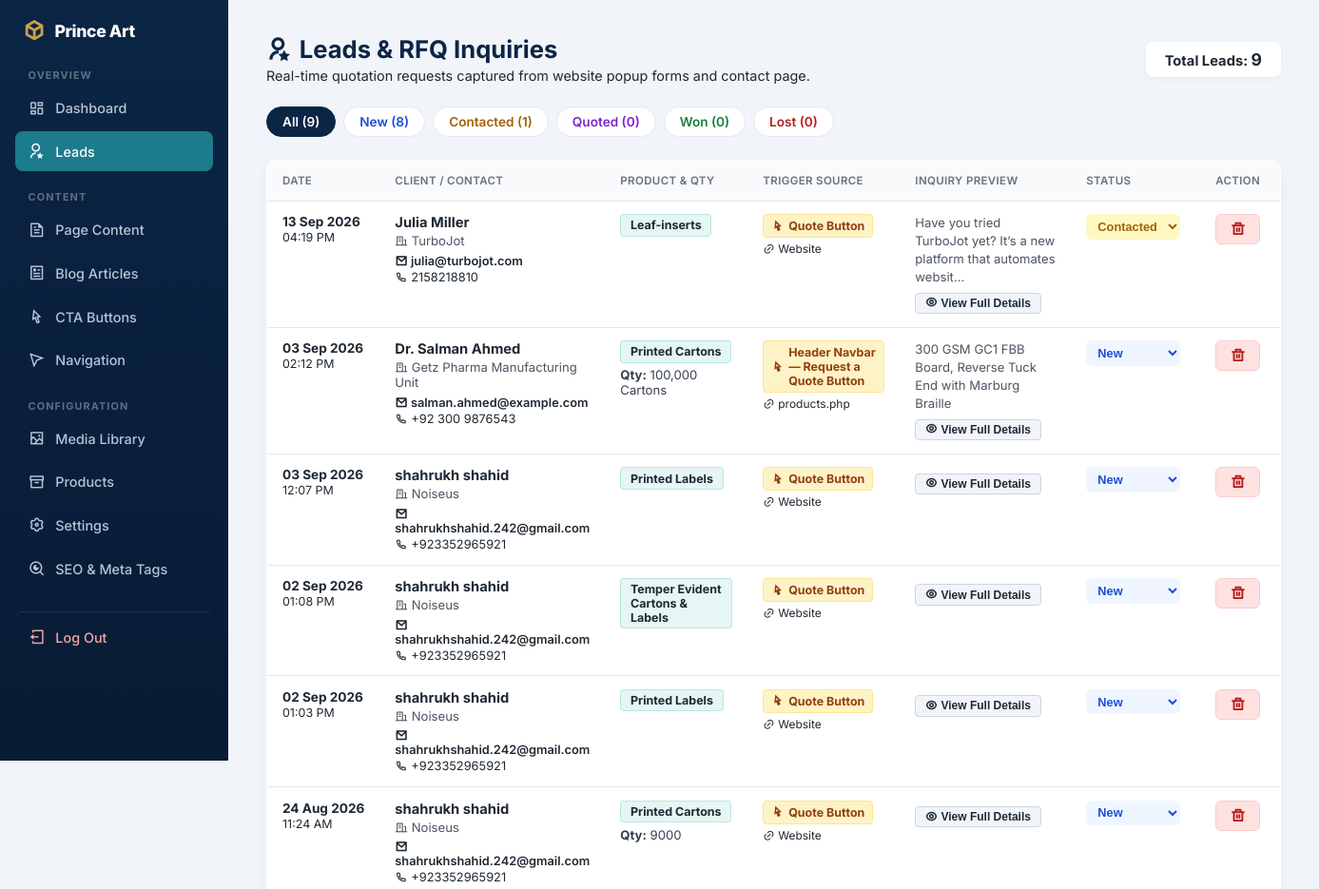
Page /admin/leads.php (signed in, upper part) on the earlier database version.
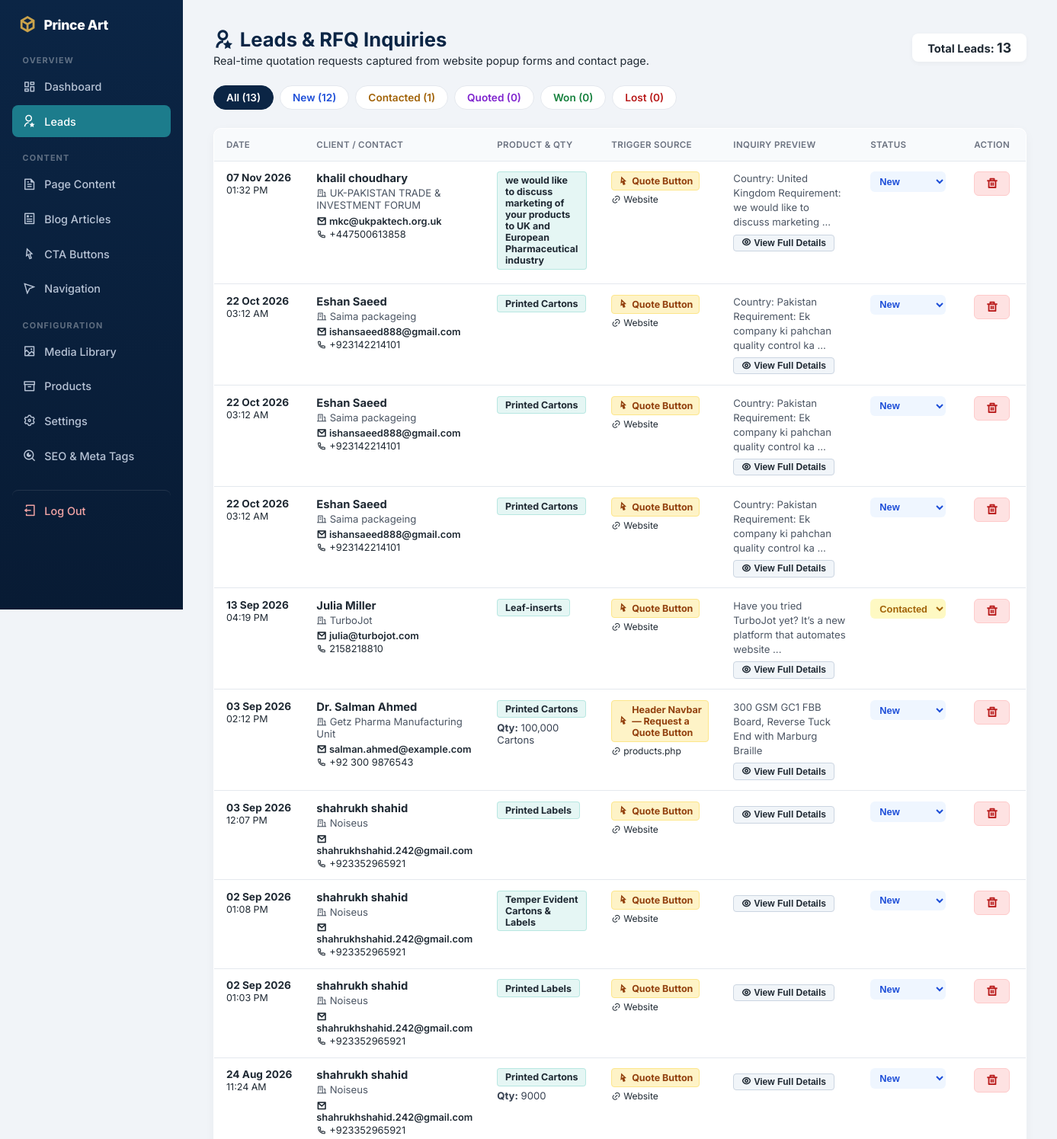
Same page on the later database version.
### tables this page shows
CREATE TABLE `leads` (
  `id` int(11) NOT NULL,
  `name` varchar(150) NOT NULL,
  `company` varchar(150) DEFAULT NULL,
  `email` varchar(150) NOT NULL,
  `phone` varchar(50) DEFAULT NULL,
  `product_type` varchar(150) DEFAULT NULL,
  `quantity` varchar(100) DEFAULT NULL,
  `specifications` text DEFAULT NULL,
  `message` text DEFAULT NULL,
  `source_button` varchar(255) DEFAULT NULL,
  `source_page` varchar(255) DEFAULT NULL,
  `ip_address` varchar(45) DEFAULT NULL,
  `user_agent` varchar(255) DEFAULT NULL,
  `status` enum('new','contacted','quoted','won','lost') NOT NULL DEFAULT 'new',
  `created_at` timestamp NOT NULL DEFAULT current_timestamp()
);

### includes/functions.php (called while the page is built, shortened)
<?php
function clean_mojibake(?string $str): string {
    if ($str === null || $str === '') return '';
    static $mojibakeMap = [
        "\xce\x93\xc3\x87\xc3\xb3" => '•',
        "\xce\x93\xc3\x87\xc3\xb4" => '–',
        "\xce\x93\xc3\x87\xc3\xb6" => '—',
        "\xce\x93\xc3\xa4\xc3\xb3" => '™',
        "\xce\x93\xc3\x87\xc3\x96" => '’',
        "\xce\x93\xc3\x87\xc2\xa3" => '“',
        "\xce\x93\xc3\x87\xc2\xa5" => '”',
        "\xc2\xba\xc2\xb0"         => '°',
        'ΓÇó' => '•',
        'ΓÇô' => '–',
        'ΓÇö' => '—',
        'Γäó' => '™',
        'ΓÇÖ' => '’',
        'ΓÇ£' => '“',
        'ΓÇ¥' => '”',
        '┬░'  => '°',
        'гÇó' => '•',
        'гÇô' => '–',
        'гÇö' => '—',
        'гäó' => '™',
        'гÇÖ' => '’',
    ];
    return str_replace(array_keys($mojibakeMap), array_values($mojibakeMap), $str);
}
function h(?string $value): string {
    return htmlspecialchars(clean_mojibake($value), ENT_QUOTES, 'UTF-8');
}

### admin/leads.php (the view, shortened to what the rows shown need)
<?php
require __DIR__ . '/includes/layout_top.php';
$pdo = get_db();
$filter = $_GET['status'] ?? '';
$statusCounts = [];
foreach (['all' => '', 'new' => 'new', 'contacted' => 'contacted', 'quoted' => 'quoted', 'won' => 'won', 'lost' => 'lost'] as $key => $val) {
    if ($val === '') {
        $statusCounts[$key] = (int)$pdo->query("SELECT COUNT(*) FROM leads")->fetchColumn();
    } else {
        $stmt = $pdo->prepare("SELECT COUNT(*) FROM leads WHERE status = ?");
        $stmt->execute([$val]);
        $statusCounts[$key] = (int)$stmt->fetchColumn();
    }
}
if ($filter && in_array($filter, ['new','contacted','quoted','won','lost'], true)) {
    $stmt = $pdo->prepare("SELECT * FROM leads WHERE status = ? ORDER BY created_at DESC");
    $stmt->execute([$filter]);
} else {
    $stmt = $pdo->query("SELECT * FROM leads ORDER BY created_at DESC");
}
$leads = $stmt->fetchAll();
?>
<div style="display: flex; align-items: center; justify-content: space-between; flex-wrap: wrap; gap: 1rem; margin-bottom: 1.5rem;">
    <div>
        <h1 style="margin: 0 0 0.25rem 0;"><i class="ri-user-star-line text-teal"></i> Leads &amp; RFQ Inquiries</h1>
    </div>
</div>
<div style="background: #ffffff; border: 1px solid var(--border-color); border-radius: 10px; overflow: hidden; box-shadow: 0 4px 14px rgba(0,0,0,0.04);">
    <div style="overflow-x: auto;">
        <table class="data-table" style="width: 100%; border-collapse: collapse; margin: 0; font-size: 0.88rem;">
            <thead>
                <tr style="background: #f8fafc; border-bottom: 2px solid var(--border-color);">
                    <th style="padding: 0.85rem 1rem; width: 110px; white-space: nowrap;">Date</th>
                    <th style="padding: 0.85rem 1rem; min-width: 180px;">Client / Contact</th>
                    <th style="padding: 0.85rem 1rem; min-width: 150px;">Product &amp; Qty</th>
                    <th style="padding: 0.85rem 1rem; min-width: 160px;">Trigger Source</th>
                    <th style="padding: 0.85rem 1rem; min-width: 180px;">Inquiry Preview</th>
                    <th style="padding: 0.85rem 1rem; width: 130px;">Status</th>
                    <th style="padding: 0.85rem 1rem; width: 100px; text-align: center;">Action</th>
                </tr>
            </thead>
            <tbody>
            <?php foreach ($leads as $lead): ?>
                <?php
                    $leadDataJson = htmlspecialchars(json_encode([
                        'id' => (int)$lead['id'],
                        'name' => $lead['name'] ?? '',
                        'company' => $lead['company'] ?? '',
                        'email' => $lead['email'] ?? '',
                        'phone' => $lead['phone'] ?? '',
                        'product_type' => $lead['product_type'] ?? 'General RFQ',
                        'quantity' => $lead['quantity'] ?? '',
                        'specifications' => $lead['specifications'] ?? '',
                        'message' => $lead['message'] ?? '',
                        'source_button' => $lead['source_button'] ?? 'Request a Quote Button',
                        'source_page' => $lead['source_page'] ?? 'Website',
                        'ip_address' => $lead['ip_address'] ?? '—',
                        'status' => $lead['status'] ?? 'new',
                        'created_at' => date('d M Y, h:i A', strtotime($lead['created_at']))
                    ]), ENT_QUOTES, 'UTF-8');
                ?>
                <tr style="border-bottom: 1px solid var(--border-color); vertical-align: top;">
                    <td style="padding: 0.85rem 1rem; white-space: nowrap;">
                        <strong style="color: var(--navy-dark); font-size: 0.85rem;"><?= h(date('d M Y', strtotime($lead['created_at']))) ?></strong><br>
                        <span style="color: var(--text-muted); font-size: 0.78rem;"><?= h(date('h:i A', strtotime($lead['created_at']))) ?></span>
                    </td>
                    <td style="padding: 0.85rem 1rem;">
                        <strong style="color: var(--navy-dark); font-size: 0.92rem;"><?= h($lead['name']) ?></strong>
                        <?php if (!empty($lead['company'])): ?>
                            <div style="font-size: 0.82rem; color: #4b5563; margin-top: 2px;"><i class="ri-building-line text-muted"></i> <?= h($lead['company']) ?></div>
                        <?php endif; ?>
                        <div style="margin-top: 0.35rem; font-size: 0.8rem; display: flex; flex-direction: column; gap: 2px;">
                            <a href="mailto:<?= h($lead['email']) ?>" style="color: var(--teal-primary); text-decoration: none; font-weight: 600;"><i class="ri-mail-line"></i> <?= h($lead['email']) ?></a>
                            <?php if (!empty($lead['phone'])): ?>
                                <a href="tel:<?= h($lead['phone']) ?>" style="color: var(--text-muted); text-decoration: none;"><i class="ri-phone-line"></i> <?= h($lead['phone']) ?></a>
                            <?php endif; ?>
                        </div>
                    </td>
                    <td style="padding: 0.85rem 1rem;">
                        <span style="display: inline-block; background: rgba(0,168,150,0.1); color: var(--teal-primary); font-size: 0.78rem; font-weight: 700; padding: 0.2rem 0.6rem; border-radius: 4px; border: 1px solid rgba(0,168,150,0.2); margin-bottom: 0.3rem;">
                            <?= h($lead['product_type'] ?: 'General RFQ') ?>
                        </span>
                        <?php if (!empty($lead['quantity'])): ?>
                            <div style="font-size: 0.82rem; color: #374151;"><strong>Qty:</strong> <?= h($lead['quantity']) ?></div>
                        <?php endif; ?>
                    </td>
                    <td style="padding: 0.85rem 1rem;">
                        <div style="display: inline-flex; align-items: center; gap: 0.3rem; background: #fef3c7; color: #92400e; border: 1px solid #fde68a; padding: 0.25rem 0.5rem; border-radius: 4px; font-size: 0.78rem; font-weight: 700; margin-bottom: 0.25rem;">
                            <i class="ri-cursor-line"></i> <?= h($lead['source_button'] ?? 'Quote Button') ?>
                        </div>
                        <?php
                            $pageUrl = $lead['source_page'] ?? 'Website';
                            $cleanPage = basename($pageUrl);
                        ?>
                        <div style="font-size: 0.75rem; color: var(--text-muted);">
                            <i class="ri-link"></i> <?= h($cleanPage) ?>
                        </div>
                    </td>
                    <td style="padding: 0.85rem 1rem; max-width: 220px;">
                        <?php
                            $preview = !empty($lead['specifications']) ? $lead['specifications'] : ($lead['message'] ?? 'No message provided');
                            $truncated = mb_strimwidth($preview, 0, 75, '...');
                        ?>
                        <div style="font-size: 0.82rem; color: #4b5563; line-height: 1.45; margin-bottom: 0.4rem;">
                            <?= h($truncated) ?>
                        </div>
                        <button type="button" onclick="openLeadModal(<?= $leadDataJson ?>)" style="background: #f1f5f9; border: 1px solid #cbd5e1; color: var(--navy-dark); font-size: 0.75rem; font-weight: 600; padding: 0.2rem 0.6rem; border-radius: 4px; cursor: pointer; display: inline-flex; align-items: center; gap: 0.25rem;">
                            <i class="ri-eye-line text-teal"></i> View Full Details
                        </button>
                    </td>
                    <td style="padding: 0.85rem 1rem;">
                        <form method="post" style="margin: 0;">
                            <select name="status" onchange="this.form.submit()" style="font-weight: 700; font-size: 0.8rem; padding: 0.3rem 0.5rem; border-radius: 6px; border: 1px solid var(--border-color); cursor: pointer; background: <?php
                                switch($lead['status']) {
                                    case 'new': echo '#eff6ff; color:#1d4ed8;'; break;
                                    case 'contacted': echo '#fef9c3; color:#a16207;'; break;
                                }
                            ?>">
                                <?php foreach (['new' => 'New', 'contacted' => 'Contacted', 'quoted' => 'Quoted', 'won' => 'Won', 'lost' => 'Lost'] as $k => $label): ?>
                                    <option value="<?= $k ?>" <?= $lead['status'] === $k ? 'selected' : '' ?>><?= $label ?></option>
                                <?php endforeach; ?>
                            </select>
                        </form>
                    </td>
                    <td style="padding: 0.85rem 1rem; text-align: center;">
                        <form method="post" onsubmit="return confirm('Permanently delete this inquiry from <?= addslashes(h($lead['name'])) ?>?');" style="margin: 0; display: inline;">
                            <button type="submit" style="background: #fee2e2; border: 1px solid #fecaca; color: #b91c1c; width: 32px; height: 32px; border-radius: 6px; display: inline-flex; align-items: center; justify-content: center; font-size: 0.95rem; cursor: pointer;" title="Delete Lead">
                                <i class="ri-delete-bin-line"></i>
                            </button>
                        </form>
                    </td>
                </tr>
            <?php endforeach; ?>
            </tbody>
        </table>
    </div>
</div>
<?php require __DIR__ . '/includes/layout_bottom.php'; ?>

Differences in the rows shown:
added leads: created_at "07 Nov 2026", created_at "01:32 PM", name "khalil choudhary", company "UK-PAKISTAN TRADE & INVESTMENT FORUM", email "mkc@ukpaktech.org.uk", phone "+447500613858", product_type "we would like to discuss marketing of your products to UK and European Pharmaceutical industry", source_button "Quote Button", source_page "Website", specifications "Country: United Kingdom Requirement: we would like to discuss marketing ...", status "New"
added leads: created_at "22 Oct 2026", created_at "03:12 AM", name "Eshan Saeed", company "Saima packageing", email "ishansaeed888@gmail.com", phone "+923142214101", product_type "Printed Cartons", source_button "Quote Button", source_page "Website", specifications "Country: Pakistan Requirement: Ek company ki pahchan quality control ka ...", status "New"
added leads: created_at "22 Oct 2026", created_at "03:12 AM", name "Eshan Saeed", company "Saima packageing", email "ishansaeed888@gmail.com", phone "+923142214101", product_type "Printed Cartons", source_button "Quote Button", source_page "Website", specifications "Country: Pakistan Requirement: Ek company ki pahchan quality control ka ...", status "New"
added leads: created_at "22 Oct 2026", created_at "03:12 AM", name "Eshan Saeed", company "Saima packageing", email "ishansaeed888@gmail.com", phone "+923142214101", product_type "Printed Cartons", source_button "Quote Button", source_page "Website", specifications "Country: Pakistan Requirement: Ek company ki pahchan quality control ka ...", status "New"
changed leads "Julia Miller": truncated "Have you tried TurboJot yet? It’s a new platform that automates websit..." → "Have you tried TurboJot yet? It’s a new platform that automates website ..."
Other differences:
$statusCounts['all']: "9" → "13"
$statusCounts['new']: "8" → "12"
